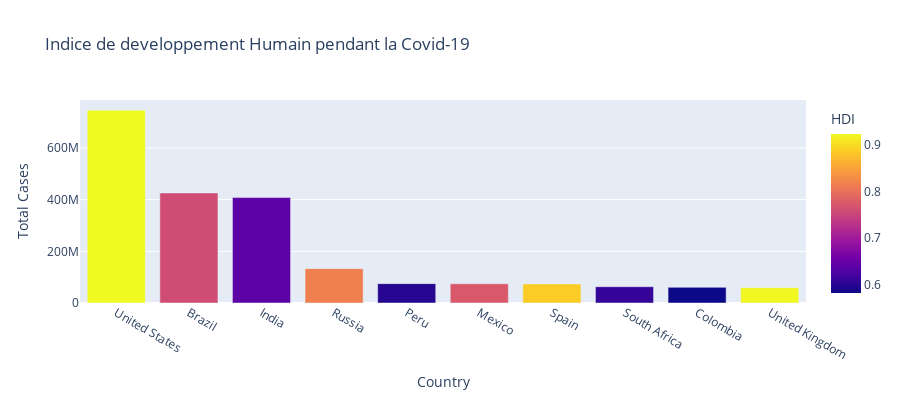

Here is the notebook cell this chart was saved with:
### Markdown cell above
##### Vous pouvez voir une baisse du PIB par habitant dans tous les pays avec le plus grand nombre de cas de covid-19.
##### Un autre facteur économique important est l'indice de développement humain. Il s'agit d'un indice composite statistique de l'espérance de vie, de l'éducation et des indicateurs par habitant. Voyons combien de pays consacraient leur budget au développement humain :

### Code cell
fig = px.bar(data, x='Country', y='Total Cases',
             hover_data=['Population', 'Total Deaths'], 
             color='HDI', height=400, 
             title= "Indice de developpement Humain pendant la Covid-19")
fig.show()

### Figure 1 — Plotly figure (JSON) as saved in the notebook; plotly's stock layout.template omitted (floating-point values rounded to 4 significant figures)
{"data": [{"alignmentgroup": "True", "customdata": [[19.62, 26477574], [19.17, 14340567], [21.05, 7247327], [18.8, 2131571], [17.31, 3020038], [18.67, 7295850], [17.66, 5510624], [17.9, 1357682], [17.75, 1936134], [18.03, 7249573]], "hovertemplate": "Country=%{x}<br>Total Cases=%{y}<br>Population=%{customdata[0]}<br>Total Deaths=%{customdata[1]}<br>HDI=%{marker.color}<extra></extra>", "legendgroup": "", "marker": {"color": [0.924, 0.759, 0.64, 0.816, 0.5995, 0.774, 0.888, 0.6087, 0.5818, 0.922], "coloraxis": "coloraxis", "pattern": {"shape": ""}}, "name": "", "offsetgroup": "", "orientation": "v", "showlegend": false, "textposition": "auto", "type": "bar", "x": ["United States", "Brazil", "India", "Russia", "Peru", "Mexico", "Spain", "South Africa", "Colombia", "United Kingdom"], "xaxis": "x", "y": [746014098, 425704517, 407771615, 132888951, 74882695, 74347548, 73717676, 63027659, 60543682, 59475032], "yaxis": "y"}], "layout": {"barmode": "relative", "coloraxis": {"colorbar": {"title": {"text": "HDI"}}, "colorscale": [[0, "#0d0887"], [0.1111, "#46039f"], [0.2222, "#7201a8"], [0.3333, "#9c179e"], [0.4444, "#bd3786"], [0.5556, "#d8576b"], [0.6667, "#ed7953"], [0.7778, "#fb9f3a"], [0.8889, "#fdca26"], [1, "#f0f921"]]}, "height": 400, "legend": {"tracegroupgap": 0}, "title": {"text": "Indice de developpement Humain pendant la Covid-19"}, "xaxis": {"anchor": "y", "domain": [0, 1], "title": {"text": "Country"}}, "yaxis": {"anchor": "x", "domain": [0, 1], "title": {"text": "Total Cases"}}}}
